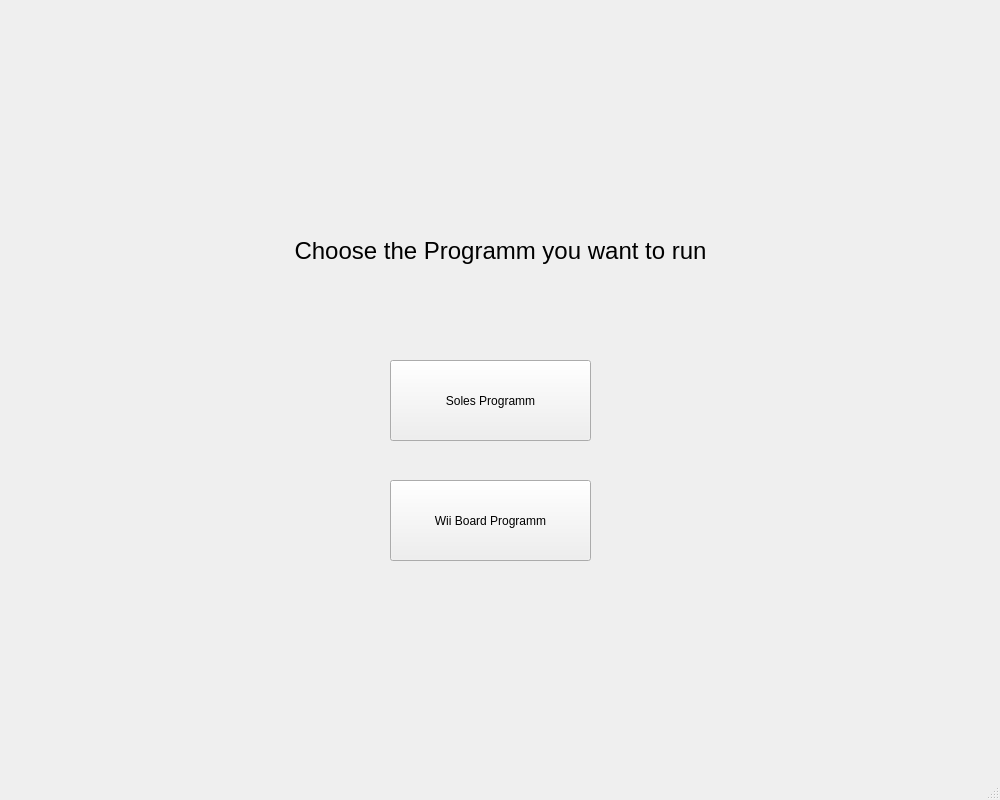
<?xml version="1.0" encoding="UTF-8"?>
<ui version="4.0">
 <class>ChooseWindow</class>
 <widget class="QMainWindow" name="ChooseWindow">
  <property name="geometry">
   <rect>
    <x>0</x>
    <y>0</y>
    <width>1000</width>
    <height>800</height>
   </rect>
  </property>
  <property name="windowTitle">
   <string>MainWindow</string>
  </property>
  <widget class="QWidget" name="centralwidget">
   <widget class="QPushButton" name="Solebutton">
    <property name="geometry">
     <rect>
      <x>390</x>
      <y>360</y>
      <width>201</width>
      <height>81</height>
     </rect>
    </property>
    <property name="text">
     <string>Soles Programm</string>
    </property>
   </widget>
   <widget class="QPushButton" name="Wiibutton">
    <property name="geometry">
     <rect>
      <x>390</x>
      <y>480</y>
      <width>201</width>
      <height>81</height>
     </rect>
    </property>
    <property name="text">
     <string>Wii Board Programm</string>
    </property>
   </widget>
   <widget class="QLabel" name="label">
    <property name="geometry">
     <rect>
      <x>220</x>
      <y>160</y>
      <width>561</width>
      <height>181</height>
     </rect>
    </property>
    <property name="font">
     <font>
      <pointsize>18</pointsize>
     </font>
    </property>
    <property name="text">
     <string>Choose the Programm you want to run</string>
    </property>
    <property name="alignment">
     <set>Qt::AlignCenter</set>
    </property>
   </widget>
   <widget class="QLabel" name="logo">
    <property name="geometry">
     <rect>
      <x>-4</x>
      <y>-4</y>
      <width>121</width>
      <height>91</height>
     </rect>
    </property>
    <property name="styleSheet">
     <string notr="true">background-image: url(:/pictures/Pictures/ezgif.com-gif-maker);</string>
    </property>
    <property name="text">
     <string/>
    </property>
    <property name="pixmap">
     <pixmap resource="test.qrc">:/pictures/Pictures/ezgif.com-gif-maker</pixmap>
    </property>
    <property name="scaledContents">
     <bool>true</bool>
    </property>
   </widget>
  </widget>
  <widget class="QStatusBar" name="statusbar"/>
 </widget>
 <resources>
  <include location="test.qrc"/>
 </resources>
 <connections/>
</ui>
